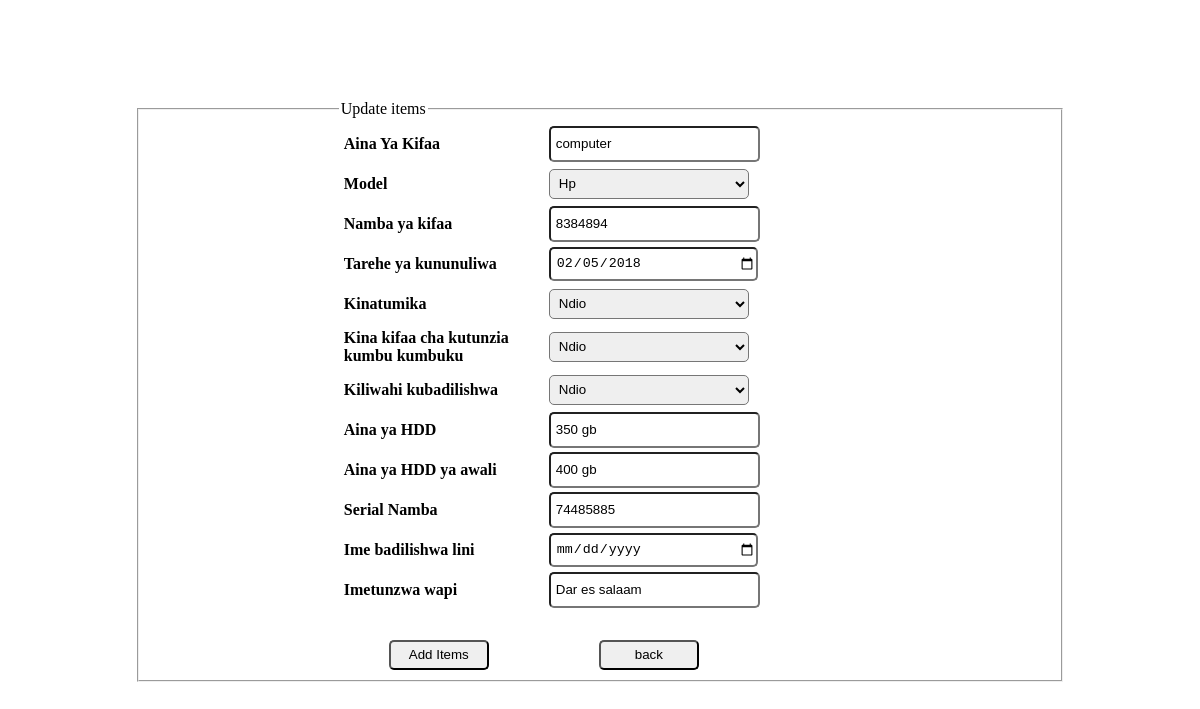
/ifm-students/edit.php?id=7, run on the app's committed database.
### tables this page shows
CREATE TABLE `vifaa` (
  `id` int(11) NOT NULL,
  `aina_kifaa` varchar(222) NOT NULL,
  `model` varchar(222) NOT NULL,
  `num_kifaa` varchar(222) NOT NULL,
  `tarehe_buy` date NOT NULL,
  `kinatumika` varchar(222) NOT NULL,
  `kifaa_serial` varchar(222) NOT NULL,
  `badili_kifaa` varchar(222) NOT NULL,
  `aina_hdd` varchar(222) NOT NULL,
  `aina_hdd_awali` varchar(222) NOT NULL,
  `serial_num` varchar(222) NOT NULL,
  `change_date` date NOT NULL,
  `store` varchar(222) NOT NULL,
  `active` int(11) NOT NULL
);

### ifm-students/edit.php (the view, shortened to what this page needs)
<?php
require_once 'php_action/db_connect.php';
if($_GET['id']) {
  $id = $_GET['id'];
  $sql = "SELECT * FROM vifaa WHERE id ={$id}";
  $result = $connect->query($sql);
  $data = $result->fetch_assoc();
  ?>
<!DOCTYPE html>
<html>
  <head>
    <link  type="text/css" href="css/stylesheet.css"  rel="stylesheet">
  </head>
  <body>
    <fieldset>
      <legend>Update items</legend>
        <form class="" action="php_action/update.php" method="post">
      <table cellspacing ="0" cellpadding="0">
        <tr>
          <th id="lab">Aina Ya Kifaa</th>
          <td><input type="text" name="aina_kifaa" id="input" placeholder="ain ya kifaa" value="<?php echo $data['aina_kifaa'];?>" autocomplete="off"></td>
        </tr>
        <tr>
          <th id="lab">Model</th>
        <td>  <select class="model" id="input" name="model" >
            <option value="<?php echo $data['model'];?>">Hp</option>
          </select></td>
        </tr>
        <tr>
          <th id="lab">Namba ya kifaa</th>
          <td><input type="text" name="num_kifaa" id="input" placeholder="number kifaa" value="<?php echo $data['num_kifaa'];?>" autocomplete="off"></td>
        </tr>
        <tr>
          <th id="lab">Tarehe ya kununuliwa</th>
          <td><input type="date" name="date" id="input" placeholder="Tarehe ya kununuliwa" value="<?php echo $data['tarehe_buy'];?>" autocomplete="off"></td>
        </tr>
        <tr>
          <th id="lab">Kinatumika</th>
        <td>  <select class="kinatumika" id="input" name="kinatumika">
            <option value="<?php echo $data['kinatumika'];?>">Ndio</option>
          </select></td>
        </tr>
        <tr>
          <th id="lab">Kina kifaa cha kutunzia kumbu kumbuku</th>
        <td>  <select class="kifaa_serial" id="input" name="kifaa_serial">
            <option value="<?php echo $data['kifaa_serial'];?>">Ndio</option>
          </select></td>
        </tr>
        <tr>
          <th id="lab">Kiliwahi kubadilishwa</th>
        <td>  <select class="badilisha" id="input" name="badilisha">
            <option value="<?php echo $data['badili_kifaa'];?>">Ndio</option>
          </select></td>
        </tr>
        <tr>
          <th id="lab">Aina ya HDD</th>
          <td><input type="text" name="hdd"  id="input" placeholder="Aina ya HDD" value="<?php echo $data['aina_hdd'];?>" autocomplete="off"></td>
        </tr>
        <tr>
          <th id="lab">Aina ya HDD ya awali</th>
          <td><input type="text" name="hdd_awali" id="input" value="<?php echo $data['aina_hdd_awali'];?>"  placeholder="Aina ya HDD ya awali" autocomplete="off"></td>
        </tr>
        <tr>
          <th id="lab">Serial Namba</th>
          <td><input type="text" name="serial_num" id="input" value="<?php echo $data['serial_num'];?>"  placeholder="serial_number" autocomplete="off"></td>
        </tr>
        <tr>
          <th id="lab">Ime badilishwa lini</th>
          <td><input type="date" name="change_date" id="input" value="change_date" placeholder="ime badilishwa lini" autocomplete="off"></td>
        </tr>
        <tr>
          <th id="lab">Imetunzwa wapi</th>
          <td><input type="text" name="storage" id="input" value="<?php echo $data['store'];?>"  placeholder="imetunzwa wapi" autocomplete="off"></td>
        </tr>
<tr>
  <td><button type="submit" id="push" name="submit">Add Items</button></td>
  <td><a href="index.php"><button type="button" id="push" name="button">back</button></a></td>
</tr>
      </table>
    </fieldset>
  </body>
</html>
<?php
}
?>

### ifm-students/stylesheet.css (style rules this page uses)
fieldset { margin: auto; margin-top: 100px; width: 60%; padding-left: 200px; }
table tr th { padding-top: 20px; }
fieldset { margin: auto; margin-top: 100px; width: 60%; align-items: center; }
#input { width: 200px; height: 30px; border-radius: 5px; margin: 0px,0px,5px,10px; padding-left: 5px; }
#lab { width: 200px; height: 30px; border-radius: 5px; padding: 5px; margin: 0px; text-align: left; }
#push { margin-left: 50px; width: 100px; height: 30px; border-radius: 5px; margin-top: 30px; }

### data on the page
vifaa: aina_kifaa "computer", num_kifaa "8384894", date "02/05/2018", hdd "350 gb", hdd_awali "400 gb", serial_num "74485885", storage "Dar es salaam"
